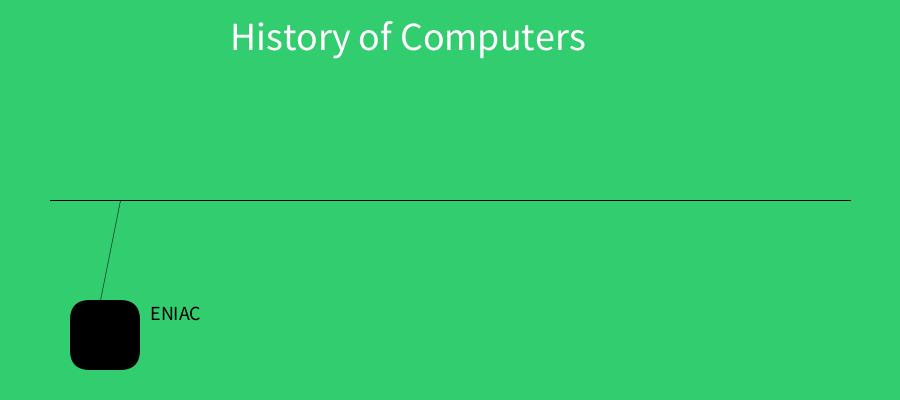
Frame 1 (no input)
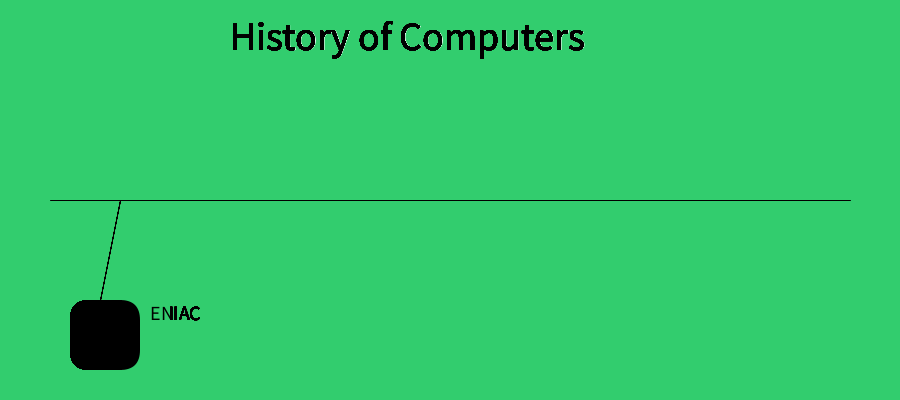
Frame 60 (the mouse pressed at the canvas centre just before this capture)
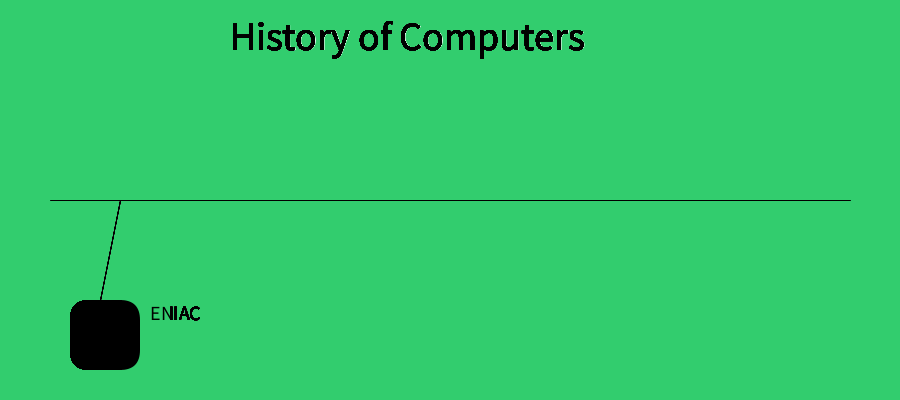
Frame 120 (the mouse held since frame 60 and released just before this capture)

The Processing sketch that drew these frames (run headless with seeded random() and noise(); from frame 60 on, the mouse is pressed at the canvas centre):

// Processing sketch: Button
// ── Button.pde
void setup() {
  size(900, 400);
  background(50, 205, 110);
  
  int value = 0;
}
void draw() {

  
    textSize(40);
    text("History of Computers",230,50);
    line(50,200,850,200);
    stroke(0);
    strokeWeight(.5);
    
    
    histEvent("ENIAC", "1946",100,300,70,70);
   // histEvent("Itadekimasu",100,100,70,70);
   // histEvent("Fuzoken no",200,200,70,70);
   // histEvent("Kuzo yauro",300,300,70,70);
   println("Y= " + mouseX);
   println("X= " + mouseY);
  }

void histEvent(String bText, String dText, int x, int y, int w, int l) {
  line(x,y,x+20,y-100);
  noStroke();
  fill(50,205,110);

  textSize(20);
  rect(x,y,w,l,20);
  fill(0);
  text(bText,x+50,y+20);
  rect(x-30,y,w,l,20);
  fill(0);
  if (mouseX>x && mouseX<=x+w && mouseY>y && mouseY<=y+l) {
    fill(255,0,0);
    text(dText, x-20,y+40);
    
  }
  
  
}
